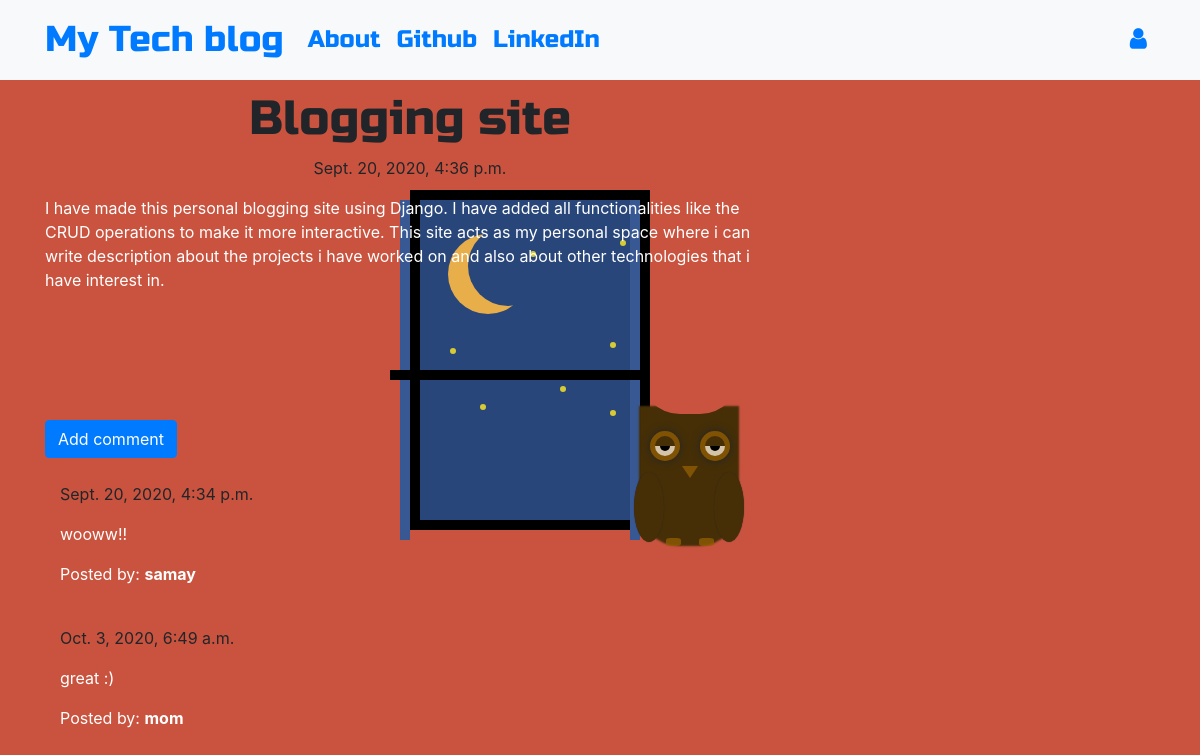
/post/1, run on the app's committed database.
### blog/models.py (models this page shows, shortened)
class Post(models.Model):
    author = models.ForeignKey('auth.User',on_delete=models.CASCADE)
    title = models.CharField(max_length=200)
    text = models.CharField(max_length=1000)
    created_date = models.DateTimeField(default=timezone.now)
    published_date = models.DateTimeField(blank=True, null=True)

class Comment(models.Model):
    post = models.ForeignKey('blog.Post', related_name='comments',on_delete=models.CASCADE)
    author = models.CharField(max_length=200)
    text = models.CharField(max_length=1000)
    created_date = models.DateTimeField(default=timezone.now)
    approved_comment = models.BooleanField(default=False)

### blog/views.py (the view)
# urls.py: path('post/<int:pk>', views.PostDetailView.as_view(), name='post_detail'),
class PostDetailView(DetailView):
    model = Post

### blog/templates/blog/post_detail.html (shortened to what this page needs)
{% extends 'blog/base.html' %}
{% block content %}
        <h1 class='posttitle loader'>{{ post.title }}</h1>
        {% if post.published_date %}
            <div class="date postdate">
                {{ post.published_date }}
            </div>
        {% else %}
            <a class="btn btn-outline-dark" href="{% url 'post_publish' pk=post.pk %}">Publish</a>
        {% endif %}
      <p style="color:white" class='postcontent' >{{ post.text|safe|linebreaksbr }}</p>
  <br>
  <br>
  <br>
  <a class="btn btn-primary" href="{% url 'add_comment_to_post' pk=post.pk %}">Add comment</a>
  <div class="container">
  {% for comment in post.comments.all %}
  <br>
      {% if user.is_authenticated or comment.approved_comment %}
              {{ comment.created_date }}
          <p>{{ comment.text|safe|linebreaks }}</p>
          <p>Posted by: <strong>{{ comment.author }}</strong></p>
      {% endif %}
  {% empty %}
      <p>No comments posted.</p>
  {% endfor %}
</div>
{% endblock %}

### blog/templates/blog/base.html (shortened to what this page needs)
<!DOCTYPE html>
{% load static %}
<html>
  <head>
    <link rel="stylesheet" href="https://stackpath.bootstrapcdn.com/bootstrap/4.1.3/css/bootstrap.min.css"
>
    <link href="https://maxcdn.bootstrapcdn.com/font-awesome/4.7.0/css/font-awesome.min.css" rel="stylesheet">
    <link rel="stylesheet" href="//cdn.jsdelivr.net/medium-editor/latest/css/medium-editor.min.css" type="text/css" media="screen" charset="utf-8">
    <link rel="stylesheet" href="{% static 'css/blog.css' %}">
    <link rel="stylesheet" href="{% static 'css/moon.css' %}">
  </head>
  <body class='loader'>
    <nav class="navbar navbar-expand-lg bg-light techfont">
      <div class="container">
        <div class="navbar-nav align-items-center">
          <a class="navbar-brand bigbrand" href="{% url 'post_list' %}">My Tech blog</a>
          <a class="nav-item nav-link" href="{% url 'about' %}">About</a>
          <a class="nav-item nav-link" href="https://www.github.com">Github</a>
          <a class="nav-item nav-link" href="https://www.linkedin.com">LinkedIn</a>
        </div>
        <div class="navbar-nav align-items-center ml-auto">
          {% if user.is_authenticated %}
            <a class="nav-item nav-link" href="{% url 'post_new' %}">New Post</a>
            <a class="nav-item nav-link" href="{% url 'post_draft_list' %}">Drafts</a>
            <a class="nav-item nav-link" href="{% url 'logout' %}">Log out</a>
            <a >Welcome: {{ user.username }}</a>
          {% else %}
            <a class="nav-item nav-link" href="{% url 'login' %}" aria-label="Login">
              <span class="fa fa-user" aria-hidden="true"></span></a>
          {% endif %}
        </div>
      </div>
    </nav>
    <div class="window-container">
          <div class="window">
              <div class="star1"></div>
              <div class="star2"></div>
              <div class="star3"></div>
              <div class="star4"></div>
              <div class="star5"></div>
              <div class="star6"></div>
              <div class="star7"></div>
              <div class="moon-container">
                  <div class="moon"></div>
              </div>
           </div>
           <div class="middle-bar"></div>
            <div class="owl-container">
              <div class="owl"></div>
              <div class="eyes-owl">
                 <div class="iris"></div>
                 <div class="pupil"></div>
            </div>
            <div class="owl-beak"></div>
            <div class="wings"></div>
            <div class="owl-legs"></div>
      </div>
    </div>
          <div class="content container">
              <div class="row">
                  <div class="col-md-8">
                    <div class="blog_posts">
                      {% block content %}
                      {% endblock %}
                    </div>
                  </div>
              </div>
          </div>
  </body>
</html>

### blog/static/css/blog.css (style rules this page uses)
.techfont { font-family: 'Russo One', sans-serif; font-size: 1.5em; margin-bottom: 10px; }
.postdate { text-align: center; }
.posttitle { font-family: 'Russo One', sans-serif; font-size: 3em; text-align: center; }
.postcontent { font-family: 'Montserrat'; font-size: 1.5em; }
.bigbrand { font-size: 1.5em; }
.loader { filter:hue-rotate(0deg); color: linear-gradient(45deg,#0f8,#08f); animation:hue 5000ms infinite linear; }
p { color: white; }

### blog/static/css/moon.css (style rules this page uses)
body { background-color: #C9533E; margin: 0; padding: 0; }
.window-container { position: relative; top: 0; left: 0; }
.window { top: 6.25em; right: 34.375em; position: absolute; background-color: #29467A; border: 10px solid black; width: 240px; height: 340px; }
.middle-bar { top: 280px; right: 550px; position: absolute; background-color: black; width: 260px; height: 10px; }
.star1 { position: relative; top: 40px; left: 200px; background-color: rgb(214, 203, 52); width: 6px; height: 6px; border-radius: 50%; }
.star2 { position: relative; top: 45px; left: 110px; background-color: rgb(214, 203, 52); width: 6px; height: 6px; border-radius: 50%; }
.star3 { position: relative; top: 130px; left: 190px; background-color: rgb(214, 203, 52); width: 6px; height: 6px; border-radius: 50%; }
.star4 { position: relative; top: 130px; left: 30px; background-color: rgb(214, 203, 52); width: 6px; height: 6px; border-radius: 50%; }
.star5 { position: relative; top: 180px; left: 60px; background-color: rgb(214, 203, 52); width: 6px; height: 6px; border-radius: 50%; }
.star6 { position: relative; top: 180px; left: 190px; background-color: rgb(214, 203, 52); width: 6px; height: 6px; border-radius: 50%; }
.star7 { position: relative; top: 150px; left: 140px; background-color: rgb(214, 203, 52); width: 6px; height: 6px; border-radius: 50%; }
.moon-container { position: relative; top: -3em; left: 0; }
.moon { width: 80px; height: 80px; background: transparent; border-radius: 50px; box-shadow:-20px 8px 0 0px #e8ae4a; position: absolute; left: 3em; top: 2em; }
.owl-container { position: absolute; top: 11.5em; left: 40em; }
.owl { width: 100px; height: 140px; background: transparent; border-radius: 0 0 40px 40px; box-shadow: -1px 132px 2px 0 #462f07; position: absolute; left: 0; top: 0; }
.eyes-owl, .eyes-owl::before { width: 30px; height: 30px; border-radius: 50%; background-color: rgba(143, 94, 2, 0.781); box-shadow: 0 0 8px 0; position: absolute; top: 9.8em; left: 10px; }
.eyes-owl::before { content: ""; top: 0; left: 50px; }
.iris, .iris::before { width: 20px; height: 20px; border-radius: 50%; background: linear-gradient(#462f07 50%, rgba(255, 255, 255, 0.664) 50%); position: absolute; top: 5px; left: 5px; }
.iris::before { content: ""; top: 0; left: 50px; }
.pupil, .pupil::before { width: 10px; height: 10px; border-radius: 50%; background: linear-gradient(transparent 50%, black 30%); position: absolute; top: 10px; left: 10px; }
.pupil::before { content: ""; top: 0; left: 50px; }
.owl-beak { width: 0; height: 0; border-left: 8px solid transparent; border-right:8px solid transparent; border-top: 12px solid rgb(143, 94, 2, 0.781); position: relative; top: 12em; left: 42px; }
.wings, .wings::before { width: 30px; height: 70px; border-radius: 50%; position: absolute; background-color: #462f07; top: 198px; right: -8px; box-shadow: 0 0 1px 0; }
.wings::before { content: ""; top: 0; right: -80px; }
.owl-legs, .owl-legs::before { width: 15px; height: 8px; background-color: rgb(143, 94, 2, 0.781); border-radius: 30%; position: absolute; top: 16.5em; left: 1.6em; }
.owl-legs::before { content: ""; top: 0; left: 2.1em; }

### data on the page
Post: title "Blogging site", published_date "Sept. 20, 2020, 4:36 p.m.", text "I have made this personal blogging site using Django. I have added all functionalities like the CRUD operations to make it more interactive. This site acts as my personal space where i can write description about the projects i have worked on and also about other technologies that i have interest in."
Comment: created_date "Sept. 20, 2020, 4:34 p.m.", text "wooww!!", author "samay"
Comment: created_date "Oct. 3, 2020, 6:49 a.m.", text "great :)", author "mom"
